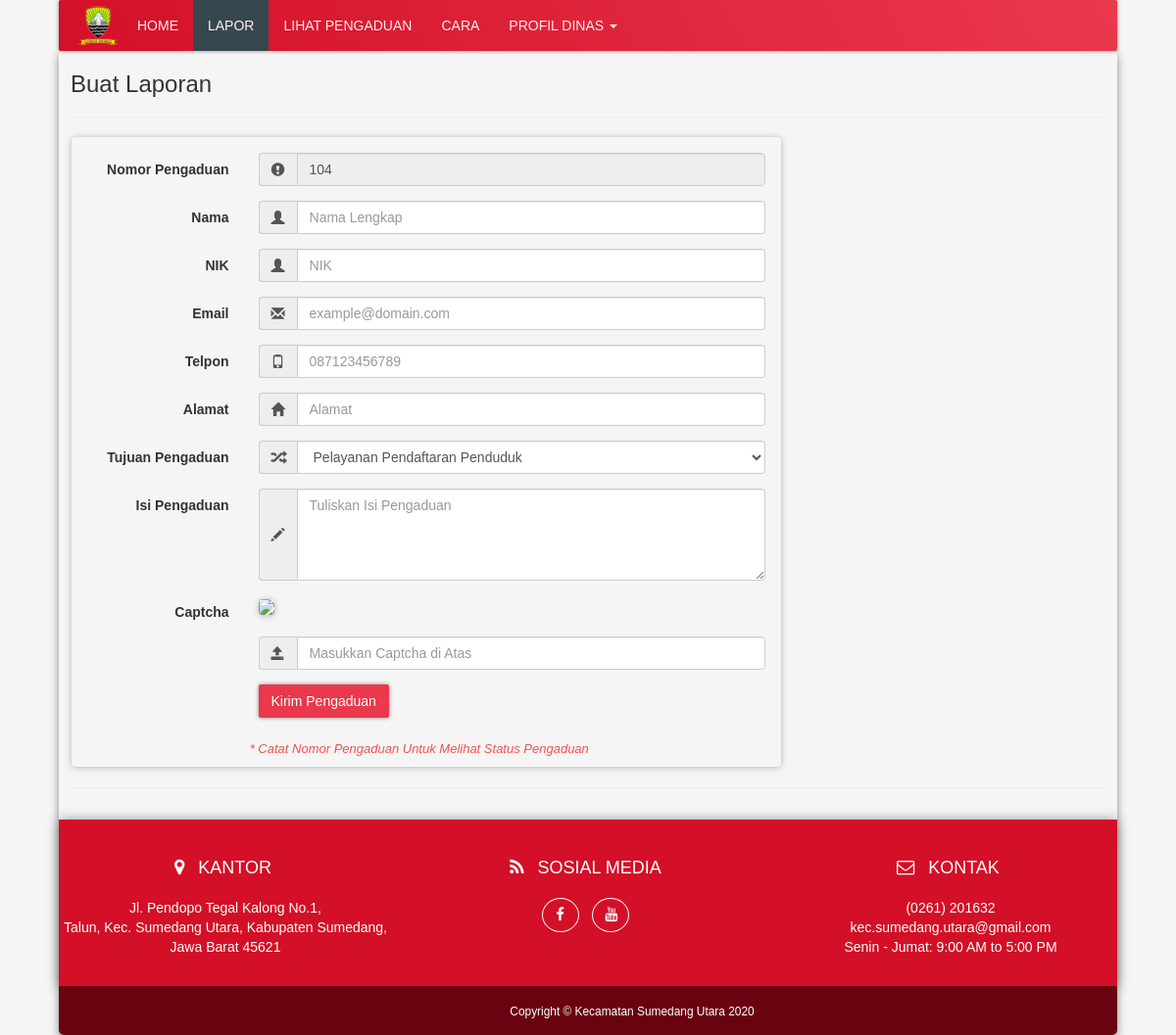
Page /lapor.php on the earlier database version.
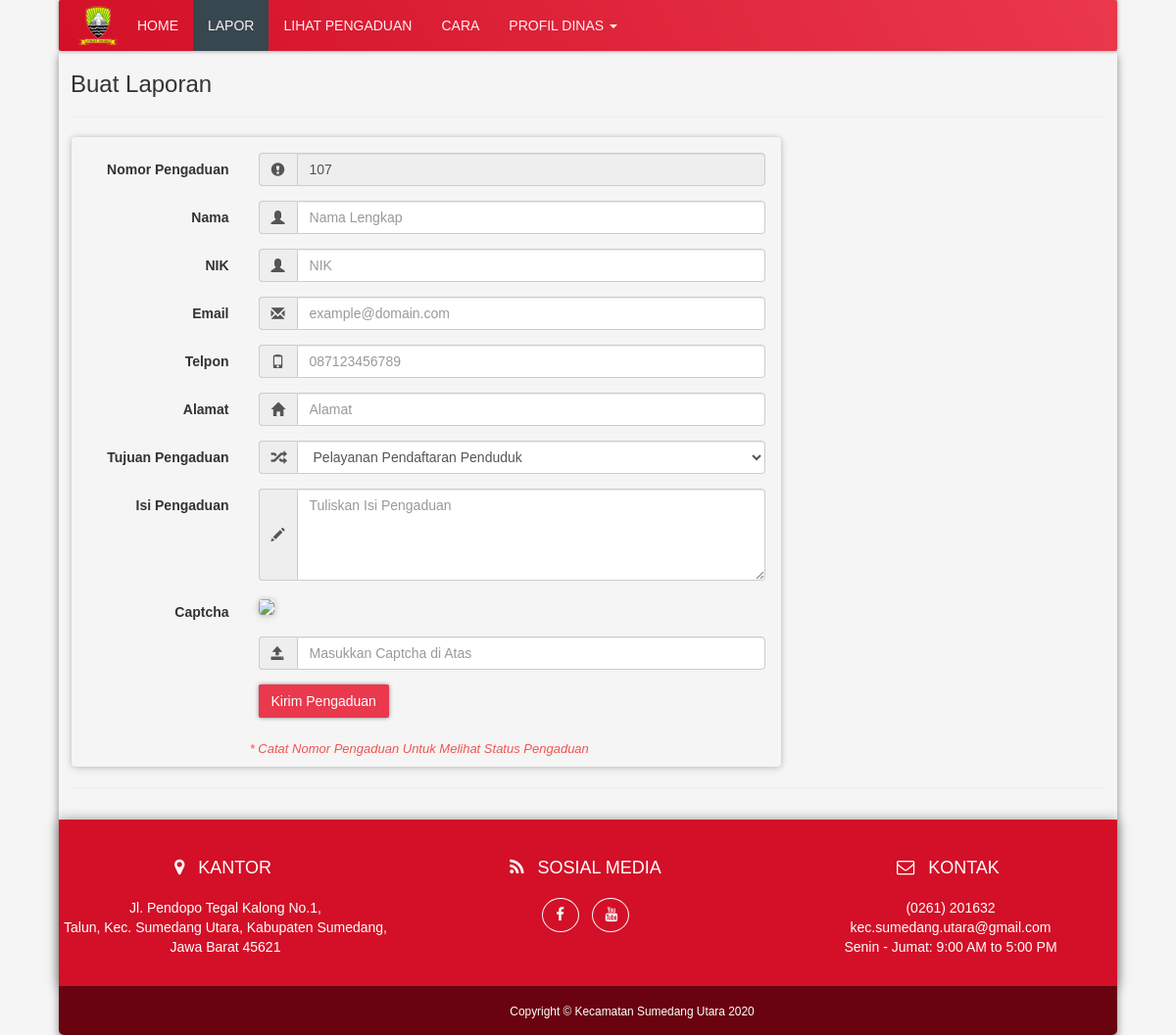
Same page on the later database version.
### tables this page shows
CREATE TABLE `laporan` (
  `id` int(11) NOT NULL,
  `nama` varchar(64) NOT NULL,
  `nik` int(18) NOT NULL,
  `email` varchar(64) NOT NULL,
  `telpon` varchar(12) NOT NULL,
  `alamat` varchar(256) NOT NULL,
  `tujuan` int(11) NOT NULL,
  `isi` varchar(2048) NOT NULL,
  `tanggal` timestamp NOT NULL DEFAULT CURRENT_TIMESTAMP ON UPDATE CURRENT_TIMESTAMP,
  `status` varchar(12) NOT NULL
);

### lapor.php (the view, shortened to what the changed rows need)
<?php
    require_once("private/database.php");
    $statement = $db->query("SELECT id FROM `laporan` ORDER BY id DESC LIMIT 1");
    if ($statement->rowCount()>0) {
        foreach ($statement as $key ) {
            $max_id = $key['id']+1;
        }
    }
?>
<!DOCTYPE html>
<html lang="id">
<head>
    <link rel="stylesheet" href="css/bootstrap.css">
    <link rel="stylesheet" href="css/font-awesome.min.css">
    <link href="css/style.css" rel="stylesheet">
</head>
<body>
    <div class="shadow">
        <div class="main-content">
            <div class="row">
                <div class="col-md-8 card-shadow-2 form-custom">
                    <form class="form-horizontal" role="form" method="post" action="private/validasi">
                        <div class="form-group">
                            <div class="col-sm-9">
                                <div class="input-group">
                                    <div class="input-group-addon"><span class="glyphicon glyphicon-exclamation-sign"></span></div>
                                    <input type="text" class="form-control" id="nomor" name="nomor" value="<?php echo $max_id; ?>" readonly>
                                </div>
                            </div>
                        </div>
                    </form>
                </div>
            </div>
        </div>
    </div>
</body>
</html>

Differences in the rows shown:
no longer on this page (row edited): laporan: nomor "104"
added laporan: nomor "107"
